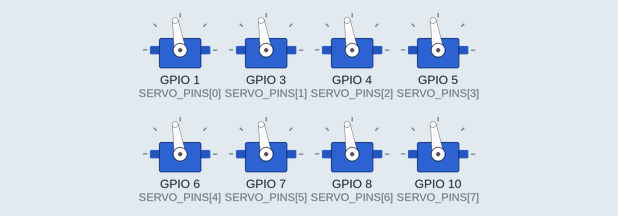
A sketch run on a simulated ESP32-S3. Parts: 8 × servo. What the sketch prints to the serial monitor is not drawn.

Above: at 24.6 s.
At 29.25 s:
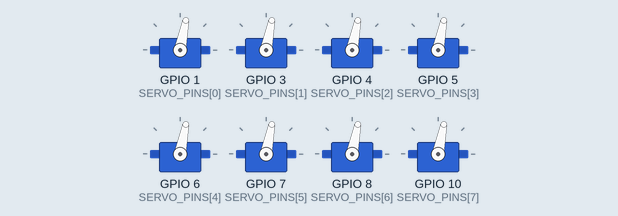
Timing chart, 0 to 32.4 s (numbered marks = the images above):
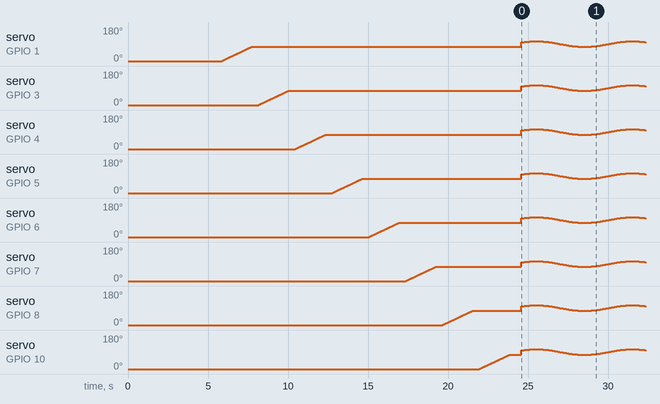

The sketch:

polyp_3x3_sway_v2_2.ino
```cpp
/*
 * PROJECT: Polyp (notwled servo console)
 * DEVICE:  3x3 rig, staged startup, ESP32-S3 SuperMini
 *
 * v2.2 fixes a bug I introduced in v2.1, which showed up on the bench as
 * servos dropping in two groups (1,3,5 then 2,4,6) and then "coming up
 * weird".
 *
 * CAUSE: setTimerWidth() reconfigures the LEDC *timer*, and a timer is
 * shared by several channels. v2.1 called attach() -> setTimerWidth() ->
 * write() per servo inside one loop, so every setTimerWidth call
 * re-resolutioned a timer that already-attached servos were using. Their
 * previously written duty values were scaled for the old resolution and
 * were never rewritten, so they jumped, and only the servos sharing that
 * particular timer jumped together, hence the grouping.
 *
 * FIX: do it in three passes. Attach everything, then set every timer
 * width, and only then write any positions. All timer reconfiguration is
 * finished before a single position is committed, so nothing gets scaled
 * against a resolution that is about to change underneath it.
 *
 * Sequence: LOWER all together -> RAISE servo 1, then 2, then 3 ... each
 * fully and alone -> SWAY all together 75-105 continuously.
 *
 * The attach table is printed twice, once at boot and again before the
 * sway, because a servo that doesn't move on its turn during RAISE is
 * either unplugged or on a pin this firmware doesn't drive. Only these
 * pins are driven: 1,3,4,5,6,7,8,10. Anything on GPIO9 or GPIO11 will sit
 * still no matter how healthy it is (GPIO9 retired, GPIO11 has no channel
 * left, the S3's LEDC only has 8).
 *
 * WIRING: GPIO 1,3,4,5,6,7,8,10 -> servo 1..8. GPIO 2,9,11 unused.
 */

#include <ESP32Servo.h>

#define VERSION "2.2"

// ---------------- CONFIG ----------------

const int SERVO_COUNT = 8;
const int SERVO_PINS[SERVO_COUNT] = {1, 3, 4, 5, 6, 7, 8, 10};

const float SHAFT_TO_TIP_MM = 250.0;

const float LOWER_DEG = 0.0;
const unsigned long LOWER_HOLD_MS = 2500;

const float RAISE_TO_DEG  = 75.0;
const float RISE_STEP_DEG = 1.0;  // 1.0 = 4.4mm at the tip; 0.1 glides
const int   RISE_STEP_MS  = 25;
const int   PAUSE_BETWEEN_SERVOS_MS = 400;

const float OSC_LOW_DEG   = 75.0;
const float OSC_HIGH_DEG  = 105.0;
const float SWAY_PERIOD_S = 6.0;

const int MIN_US = 500, MAX_US = 2400;
const int TIMER_WIDTH_BITS = 14; // ESP32-S3 hardware max
const int SERVO_HZ = 50;

float angleTrim[SERVO_COUNT] = {0, 0, 0, 0, 0, 0, 0, 0};

// -----------------------------------------

Servo servos[SERVO_COUNT];
int attachResult[SERVO_COUNT];

int degToUs(float deg) {
  deg = constrain(deg, 0.0f, 180.0f);
  return (int)lround(MIN_US + (deg / 180.0) * (MAX_US - MIN_US));
}

void writeDeg(int i, float deg) {
  servos[i].writeMicroseconds(degToUs(deg + angleTrim[i]));
}

void printAttachTable(const char *when) {
  Serial.printf("-- attach table (%s) --\n", when);
  for (int i = 0; i < SERVO_COUNT; i++) {
    Serial.printf("  servo%d  GPIO%-2d  attach=%-4d  %s\n",
                  i + 1, SERVO_PINS[i], attachResult[i],
                  servos[i].attached() ? "OK" : "FAILED");
    Serial.flush();
    delay(40); // a fast burst drops lines over USB CDC
  }
  Serial.println("  not driven: GPIO2, GPIO9, GPIO11");
  Serial.flush();
}

void setup() {
  Serial.begin(115200);
  delay(3000); // long enough that the boot report can actually be captured
  Serial.printf("\nPolyp 3x3, firmware v%s\n", VERSION);

  ESP32PWM::allocateTimer(0);
  ESP32PWM::allocateTimer(1);
  ESP32PWM::allocateTimer(2);
  ESP32PWM::allocateTimer(3);

  // PASS 1: attach everything. No widths, no positions yet.
  for (int i = 0; i < SERVO_COUNT; i++) {
    servos[i].setPeriodHertz(SERVO_HZ);
    attachResult[i] = servos[i].attach(SERVO_PINS[i], MIN_US, MAX_US);
  }

  // PASS 2: set every timer width. Shared timers get reconfigured here,
  // while no position has been committed yet, so nothing can be corrupted.
  for (int i = 0; i < SERVO_COUNT; i++) {
    servos[i].setTimerWidth(TIMER_WIDTH_BITS);
  }

  // PASS 3: now commit positions, all against the final resolution.
  for (int i = 0; i < SERVO_COUNT; i++) {
    writeDeg(i, LOWER_DEG);
  }

  printAttachTable("boot");

  float usPerTick = 1000000.0 / SERVO_HZ / (float)(1UL << TIMER_WIDTH_BITS);
  float degPerTick = usPerTick / ((float)(MAX_US - MIN_US) / 180.0);
  Serial.printf("resolution %d-bit: %.3f us = %.4f deg = %.3f mm at tip\n",
                TIMER_WIDTH_BITS, usPerTick, degPerTick,
                SHAFT_TO_TIP_MM * sin(radians(degPerTick)));
  Serial.printf("rise step %.2f deg = %.2f mm at tip\n", RISE_STEP_DEG,
                SHAFT_TO_TIP_MM * sin(radians(RISE_STEP_DEG)));

  // STAGE 1: everything down together, hold.
  Serial.printf("LOWER: all to %.0f deg, holding %lums\n", LOWER_DEG, LOWER_HOLD_MS);
  delay(LOWER_HOLD_MS);

  // STAGE 2: one servo at a time, all the way up, alone.
  Serial.println("RAISE: one at a time, in order.");
  for (int i = 0; i < SERVO_COUNT; i++) {
    Serial.printf("  >> servo%d (GPIO%d) rising\n", i + 1, SERVO_PINS[i]);
    Serial.flush();
    for (float d = LOWER_DEG; d <= RAISE_TO_DEG; d += RISE_STEP_DEG) {
      writeDeg(i, d);
      delay(RISE_STEP_MS);
    }
    writeDeg(i, RAISE_TO_DEG);
    delay(PAUSE_BETWEEN_SERVOS_MS);
  }

  printAttachTable("after raise");
  Serial.println("SWAY: all together, continuous.");
}

void loop() {
  const float mid = (OSC_LOW_DEG + OSC_HIGH_DEG) / 2.0;
  const float amp = (OSC_HIGH_DEG - OSC_LOW_DEG) / 2.0;

  float t = millis() / 1000.0;
  float angleDeg = mid + amp * sin((2.0 * PI / SWAY_PERIOD_S) * t);

  for (int i = 0; i < SERVO_COUNT; i++) {
    writeDeg(i, angleDeg);
  }

  // Repeat the attach status forever, as ONE line. Multi-line bursts get
  // dropped by the S3's USB CDC when the host isn't already reading, which
  // is why the boot table kept arriving truncated.
  static unsigned long lastReport = 0;
  if (millis() - lastReport > 5000) {
    lastReport = millis();
    Serial.print("attached:");
    for (int i = 0; i < SERVO_COUNT; i++) {
      Serial.printf(" s%d/GPIO%d=%s", i + 1, SERVO_PINS[i],
                    servos[i].attached() ? "OK" : "NO");
    }
    Serial.println();
  }

  delay(1000 / SERVO_HZ);
}
```
